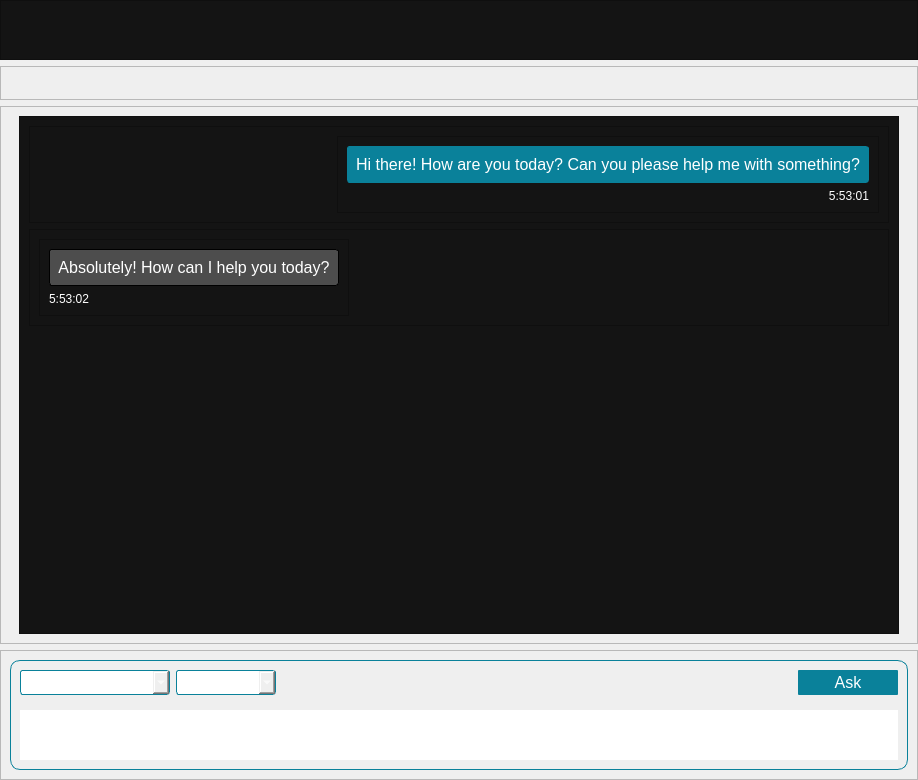
<?xml version="1.0" encoding="UTF-8"?>
<ui version="4.0">
 <class>Widget</class>
 <widget class="QWidget" name="Widget">
  <property name="geometry">
   <rect>
    <x>0</x>
    <y>0</y>
    <width>918</width>
    <height>780</height>
   </rect>
  </property>
  <property name="sizePolicy">
   <sizepolicy hsizetype="Preferred" vsizetype="Fixed">
    <horstretch>0</horstretch>
    <verstretch>0</verstretch>
   </sizepolicy>
  </property>
  <property name="minimumSize">
   <size>
    <width>750</width>
    <height>750</height>
   </size>
  </property>
  <property name="windowTitle">
   <string>Widget</string>
  </property>
  <property name="autoFillBackground">
   <bool>true</bool>
  </property>
  <property name="styleSheet">
   <string notr="true">color: rgb(0, 0, 0);</string>
  </property>
  <layout class="QVBoxLayout" name="verticalLayout_3">
   <property name="leftMargin">
    <number>0</number>
   </property>
   <property name="topMargin">
    <number>0</number>
   </property>
   <property name="rightMargin">
    <number>0</number>
   </property>
   <property name="bottomMargin">
    <number>0</number>
   </property>
   <item>
    <widget class="QFrame" name="banner">
     <property name="minimumSize">
      <size>
       <width>0</width>
       <height>60</height>
      </size>
     </property>
     <property name="styleSheet">
      <string notr="true">background-color: rgb(20, 20, 20);</string>
     </property>
     <property name="frameShape">
      <enum>QFrame::StyledPanel</enum>
     </property>
     <property name="frameShadow">
      <enum>QFrame::Raised</enum>
     </property>
     <layout class="QHBoxLayout" name="horizontalLayout">
      <property name="leftMargin">
       <number>9</number>
      </property>
      <property name="topMargin">
       <number>9</number>
      </property>
      <property name="rightMargin">
       <number>0</number>
      </property>
      <property name="bottomMargin">
       <number>9</number>
      </property>
      <item>
       <widget class="QLabel" name="bannerImg">
        <property name="minimumSize">
         <size>
          <width>0</width>
          <height>0</height>
         </size>
        </property>
        <property name="maximumSize">
         <size>
          <width>164</width>
          <height>40</height>
         </size>
        </property>
        <property name="styleSheet">
         <string notr="true"/>
        </property>
        <property name="text">
         <string/>
        </property>
        <property name="pixmap">
         <pixmap resource="resource.qrc">:/img/banner.PNG</pixmap>
        </property>
        <property name="scaledContents">
         <bool>true</bool>
        </property>
       </widget>
      </item>
      <item>
       <spacer name="horizontalSpacer_2">
        <property name="orientation">
         <enum>Qt::Horizontal</enum>
        </property>
        <property name="sizeHint" stdset="0">
         <size>
          <width>40</width>
          <height>20</height>
         </size>
        </property>
       </spacer>
      </item>
     </layout>
    </widget>
   </item>
   <item>
    <widget class="QFrame" name="welcome">
     <property name="frameShape">
      <enum>QFrame::StyledPanel</enum>
     </property>
     <property name="frameShadow">
      <enum>QFrame::Raised</enum>
     </property>
     <layout class="QHBoxLayout" name="horizontalLayout_3">
      <item>
       <widget class="QLabel" name="welcomeImg">
        <property name="sizePolicy">
         <sizepolicy hsizetype="Maximum" vsizetype="Maximum">
          <horstretch>0</horstretch>
          <verstretch>0</verstretch>
         </sizepolicy>
        </property>
        <property name="maximumSize">
         <size>
          <width>417</width>
          <height>150</height>
         </size>
        </property>
        <property name="text">
         <string/>
        </property>
        <property name="pixmap">
         <pixmap resource="resource.qrc">:/img/welcome.png</pixmap>
        </property>
        <property name="scaledContents">
         <bool>true</bool>
        </property>
        <property name="alignment">
         <set>Qt::AlignCenter</set>
        </property>
       </widget>
      </item>
     </layout>
    </widget>
   </item>
   <item>
    <widget class="QFrame" name="chat">
     <property name="minimumSize">
      <size>
       <width>0</width>
       <height>0</height>
      </size>
     </property>
     <property name="frameShape">
      <enum>QFrame::StyledPanel</enum>
     </property>
     <property name="frameShadow">
      <enum>QFrame::Raised</enum>
     </property>
     <layout class="QVBoxLayout" name="verticalLayout_5">
      <item>
       <widget class="QScrollArea" name="scrollArea">
        <property name="styleSheet">
         <string notr="true">QScrollBar:vertical {
            border: none;
            background: #000000;
            width: 5px;
            margin: 0px 0px 0px 0px;
        }
        QScrollBar::handle:vertical {
            background: #555;
            min-height: 20px;
            border-radius: 2px;
        }
        QScrollBar::handle:vertical:hover {
            background: #0A819A;
        }
        QScrollBar::add-line:vertical, QScrollBar::sub-line:vertical {
            border: none;
            background: none;
        }
        QScrollBar::add-page:vertical, QScrollBar::sub-page:vertical {
            background: none;
        }</string>
        </property>
        <property name="frameShape">
         <enum>QFrame::NoFrame</enum>
        </property>
        <property name="widgetResizable">
         <bool>true</bool>
        </property>
        <widget class="QWidget" name="scrollAreaWidgetContents">
         <property name="geometry">
          <rect>
           <x>0</x>
           <y>0</y>
           <width>898</width>
           <height>382</height>
          </rect>
         </property>
         <layout class="QVBoxLayout" name="verticalLayout_6">
          <property name="topMargin">
           <number>0</number>
          </property>
          <property name="bottomMargin">
           <number>0</number>
          </property>
          <item>
           <widget class="QFrame" name="board">
            <property name="enabled">
             <bool>true</bool>
            </property>
            <property name="styleSheet">
             <string notr="true">background-color: rgb(20, 20, 20);</string>
            </property>
            <property name="frameShape">
             <enum>QFrame::StyledPanel</enum>
            </property>
            <property name="frameShadow">
             <enum>QFrame::Raised</enum>
            </property>
            <layout class="QVBoxLayout" name="boardLayout">
             <item>
              <widget class="QFrame" name="sampleCard_1">
               <property name="frameShape">
                <enum>QFrame::StyledPanel</enum>
               </property>
               <property name="frameShadow">
                <enum>QFrame::Raised</enum>
               </property>
               <layout class="QHBoxLayout" name="horizontalLayout_4">
                <item>
                 <spacer name="horizontalSpacer_3">
                  <property name="orientation">
                   <enum>Qt::Horizontal</enum>
                  </property>
                  <property name="sizeHint" stdset="0">
                   <size>
                    <width>40</width>
                    <height>20</height>
                   </size>
                  </property>
                 </spacer>
                </item>
                <item>
                 <widget class="QFrame" name="frame_6">
                  <property name="frameShape">
                   <enum>QFrame::StyledPanel</enum>
                  </property>
                  <property name="frameShadow">
                   <enum>QFrame::Raised</enum>
                  </property>
                  <layout class="QVBoxLayout" name="verticalLayout_7">
                   <item>
                    <widget class="QPushButton" name="pushButton_2">
                     <property name="minimumSize">
                      <size>
                       <width>0</width>
                       <height>0</height>
                      </size>
                     </property>
                     <property name="font">
                      <font>
                       <pointsize>12</pointsize>
                      </font>
                     </property>
                     <property name="styleSheet">
                      <string notr="true">border-radius: 3px;
border: 1px solid #0A819A;
background-color: #0A819A;
color: rgb(255, 255, 255);
padding: 8px 8px; </string>
                     </property>
                     <property name="text">
                      <string>Hi there! How are you today? Can you please help me with something?</string>
                     </property>
                    </widget>
                   </item>
                   <item>
                    <widget class="QLabel" name="label_3">
                     <property name="styleSheet">
                      <string notr="true">color: rgb(255, 255, 255);</string>
                     </property>
                     <property name="text">
                      <string>5:53:01</string>
                     </property>
                     <property name="alignment">
                      <set>Qt::AlignRight|Qt::AlignTrailing|Qt::AlignVCenter</set>
                     </property>
                    </widget>
                   </item>
                  </layout>
                 </widget>
                </item>
               </layout>
              </widget>
             </item>
             <item>
              <widget class="QFrame" name="sampleCard_2">
               <property name="frameShape">
                <enum>QFrame::StyledPanel</enum>
               </property>
               <property name="frameShadow">
                <enum>QFrame::Raised</enum>
               </property>
               <layout class="QHBoxLayout" name="horizontalLayout_5">
                <item>
                 <widget class="QFrame" name="frame_7">
                  <property name="frameShape">
                   <enum>QFrame::StyledPanel</enum>
                  </property>
                  <property name="frameShadow">
                   <enum>QFrame::Raised</enum>
                  </property>
                  <layout class="QVBoxLayout" name="verticalLayout_8">
                   <item>
                    <widget class="QPushButton" name="pushButton_4">
                     <property name="minimumSize">
                      <size>
                       <width>0</width>
                       <height>0</height>
                      </size>
                     </property>
                     <property name="font">
                      <font>
                       <pointsize>12</pointsize>
                      </font>
                     </property>
                     <property name="styleSheet">
                      <string notr="true">border-radius: 3px;
border: 1px solid rgb(0, 0, 0);
background-color:rgb(77, 77, 77);
color: rgb(255, 255, 255);
padding: 8px 8px; </string>
                     </property>
                     <property name="text">
                      <string>Absolutely! How can I help you today?</string>
                     </property>
                    </widget>
                   </item>
                   <item>
                    <widget class="QLabel" name="label_4">
                     <property name="styleSheet">
                      <string notr="true">color: rgb(255, 255, 255);</string>
                     </property>
                     <property name="text">
                      <string>5:53:02</string>
                     </property>
                     <property name="alignment">
                      <set>Qt::AlignLeading|Qt::AlignLeft|Qt::AlignVCenter</set>
                     </property>
                    </widget>
                   </item>
                  </layout>
                 </widget>
                </item>
                <item>
                 <spacer name="horizontalSpacer_4">
                  <property name="orientation">
                   <enum>Qt::Horizontal</enum>
                  </property>
                  <property name="sizeHint" stdset="0">
                   <size>
                    <width>40</width>
                    <height>20</height>
                   </size>
                  </property>
                 </spacer>
                </item>
               </layout>
              </widget>
             </item>
             <item>
              <spacer name="verticalSpacer">
               <property name="orientation">
                <enum>Qt::Vertical</enum>
               </property>
               <property name="sizeHint" stdset="0">
                <size>
                 <width>20</width>
                 <height>40</height>
                </size>
               </property>
              </spacer>
             </item>
            </layout>
           </widget>
          </item>
         </layout>
        </widget>
       </widget>
      </item>
     </layout>
    </widget>
   </item>
   <item>
    <widget class="QFrame" name="messaging">
     <property name="styleSheet">
      <string notr="true">QPushButton {
    border-radius: 3px;
    border: 1px solid #0A819A;
    background-color: #0A819A;
}

QPushButton:hover {
    background-color: #4AA9BD;
}
</string>
     </property>
     <property name="frameShape">
      <enum>QFrame::StyledPanel</enum>
     </property>
     <property name="frameShadow">
      <enum>QFrame::Raised</enum>
     </property>
     <layout class="QVBoxLayout" name="verticalLayout">
      <item>
       <widget class="QFrame" name="frame_1">
        <property name="font">
         <font>
          <pointsize>12</pointsize>
         </font>
        </property>
        <property name="layoutDirection">
         <enum>Qt::LeftToRight</enum>
        </property>
        <property name="styleSheet">
         <string notr="true">border-radius: 10px;
border: 1px solid #0A819A;;
color: rgb(255, 255, 255);</string>
        </property>
        <property name="frameShape">
         <enum>QFrame::StyledPanel</enum>
        </property>
        <property name="frameShadow">
         <enum>QFrame::Raised</enum>
        </property>
        <layout class="QVBoxLayout" name="verticalLayout_2">
         <property name="topMargin">
          <number>0</number>
         </property>
         <item>
          <widget class="QFrame" name="frame_2">
           <property name="styleSheet">
            <string notr="true">border-radius: 0px;
border: 0px solid #0A819A;;
</string>
           </property>
           <property name="frameShape">
            <enum>QFrame::StyledPanel</enum>
           </property>
           <property name="frameShadow">
            <enum>QFrame::Raised</enum>
           </property>
           <layout class="QVBoxLayout" name="verticalLayout_4">
            <property name="leftMargin">
             <number>0</number>
            </property>
            <property name="rightMargin">
             <number>0</number>
            </property>
            <property name="bottomMargin">
             <number>0</number>
            </property>
            <item>
             <widget class="QFrame" name="frame_3">
              <property name="styleSheet">
               <string notr="true">border-radius: 1px;
border: 0px solid #0A819A;;
</string>
              </property>
              <property name="frameShape">
               <enum>QFrame::StyledPanel</enum>
              </property>
              <property name="frameShadow">
               <enum>QFrame::Raised</enum>
              </property>
              <layout class="QHBoxLayout" name="horizontalLayout_2">
               <property name="leftMargin">
                <number>0</number>
               </property>
               <property name="topMargin">
                <number>0</number>
               </property>
               <property name="rightMargin">
                <number>0</number>
               </property>
               <item>
                <widget class="QComboBox" name="model">
                 <property name="minimumSize">
                  <size>
                   <width>150</width>
                   <height>25</height>
                  </size>
                 </property>
                 <property name="font">
                  <font>
                   <pointsize>12</pointsize>
                  </font>
                 </property>
                 <property name="styleSheet">
                  <string notr="true">border-radius: 3px;
border: 1px solid #0A819A;;
</string>
                 </property>
                 <property name="placeholderText">
                  <string>As</string>
                 </property>
                 <item>
                  <property name="text">
                   <string>Phi 3 Mini - 3B</string>
                  </property>
                 </item>
                 <item>
                  <property name="text">
                   <string>LLama 3 - 8B</string>
                  </property>
                 </item>
                </widget>
               </item>
               <item>
                <widget class="QComboBox" name="device">
                 <property name="minimumSize">
                  <size>
                   <width>100</width>
                   <height>25</height>
                  </size>
                 </property>
                 <property name="font">
                  <font>
                   <pointsize>12</pointsize>
                  </font>
                 </property>
                 <property name="styleSheet">
                  <string notr="true">border-radius: 3px;
border: 1px solid #0A819A;;
</string>
                 </property>
                 <item>
                  <property name="text">
                   <string>NPU</string>
                  </property>
                 </item>
                 <item>
                  <property name="text">
                   <string>CPU</string>
                  </property>
                 </item>
                 <item>
                  <property name="text">
                   <string>iGPU</string>
                  </property>
                 </item>
                </widget>
               </item>
               <item>
                <spacer name="horizontalSpacer">
                 <property name="orientation">
                  <enum>Qt::Horizontal</enum>
                 </property>
                 <property name="sizeHint" stdset="0">
                  <size>
                   <width>40</width>
                   <height>20</height>
                  </size>
                 </property>
                </spacer>
               </item>
               <item>
                <widget class="QPushButton" name="ask">
                 <property name="minimumSize">
                  <size>
                   <width>100</width>
                   <height>25</height>
                  </size>
                 </property>
                 <property name="font">
                  <font>
                   <pointsize>12</pointsize>
                  </font>
                 </property>
                 <property name="styleSheet">
                  <string notr="true"/>
                 </property>
                 <property name="text">
                  <string>Ask</string>
                 </property>
                 <property name="icon">
                  <iconset resource="resource.qrc">
                   <normaloff>:/img/send.png</normaloff>:/img/send.png</iconset>
                 </property>
                </widget>
               </item>
              </layout>
             </widget>
            </item>
            <item>
             <widget class="QTextEdit" name="prompt">
              <property name="sizePolicy">
               <sizepolicy hsizetype="Expanding" vsizetype="Maximum">
                <horstretch>0</horstretch>
                <verstretch>0</verstretch>
               </sizepolicy>
              </property>
              <property name="maximumSize">
               <size>
                <width>16777215</width>
                <height>50</height>
               </size>
              </property>
              <property name="font">
               <font>
                <pointsize>12</pointsize>
               </font>
              </property>
              <property name="html">
               <string>&lt;!DOCTYPE HTML PUBLIC &quot;-//W3C//DTD HTML 4.0//EN&quot; &quot;http://www.w3.org/TR/REC-html40/strict.dtd&quot;&gt;
&lt;html&gt;&lt;head&gt;&lt;meta name=&quot;qrichtext&quot; content=&quot;1&quot; /&gt;&lt;meta charset=&quot;utf-8&quot; /&gt;&lt;style type=&quot;text/css&quot;&gt;
p, li { white-space: pre-wrap; }
hr { height: 1px; border-width: 0; }
li.unchecked::marker { content: &quot;\2610&quot;; }
li.checked::marker { content: &quot;\2612&quot;; }
&lt;/style&gt;&lt;/head&gt;&lt;body style=&quot; font-family:'Segoe UI'; font-size:12pt; font-weight:400; font-style:normal;&quot;&gt;
&lt;p style=&quot;-qt-paragraph-type:empty; margin-top:0px; margin-bottom:0px; margin-left:0px; margin-right:0px; -qt-block-indent:0; text-indent:0px;&quot;&gt;&lt;br /&gt;&lt;/p&gt;&lt;/body&gt;&lt;/html&gt;</string>
              </property>
              <property name="placeholderText">
               <string>Ask anything, anytime...</string>
              </property>
             </widget>
            </item>
           </layout>
          </widget>
         </item>
        </layout>
       </widget>
      </item>
     </layout>
    </widget>
   </item>
  </layout>
 </widget>
 <resources>
  <include location="resource.qrc"/>
 </resources>
 <connections/>
</ui>
